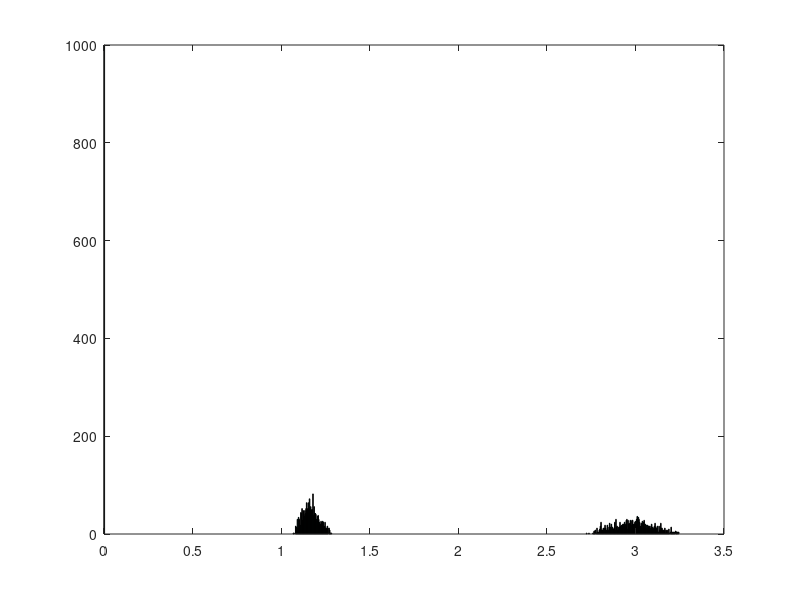

MATLAB code for this plot:
L1 = 1;
L2 = 176/49;
L3 = 88/3;
C1 = 1/2;
C2 = (1.75/45);
C3 = 21/968;

P = [];
A = [L1 L2 L3 C1 C2 C3];
q = sqrt(-1);

for j= 1:1000
	for i= 1:6
		B(i) = A(i)+(-0.1+0.2*rand)*A(i);
    end
    
    n6 = B(1)*B(2)*B(3)*B(4)*B(5)*B(6);
    n4 = (B(5)*B(2)*B(1)*B(4))+(B(6)*B(3)*B(1)*B(4))+(B(2)*B(6)*B(1)*B(4))+(B(6)*B(3)*B(5)*B(1))+(B(2)*B(6)*B(5)*B(1))+(B(5)*B(6)*B(3)*B(2));
    n2 = (B(1)*B(4))+(B(5)*B(1))+(B(5)*B(2))+(B(3)*B(6))+(B(2)*B(6));
    n0 = 1;
    d5 = (B(5)*B(6)*B(3)*B(2)*B(4));
    d3 = (B(5)*B(2)*B(4))+(B(6)*B(3)*B(4))+(B(2)*B(6)*B(4))+(B(6)*B(3)*B(5))+(B(2)*B(6)*B(5));
    d1 = B(4)+B(5);
    
    numz = [n6 0 n4 0 n2 0 n0];
	denz = [d5 0 d3 0 d1 0];
	Z = tf(numz,denz);

	P = cat(1,P,abs(pole(Z)/q));
end

hist(P,1000);